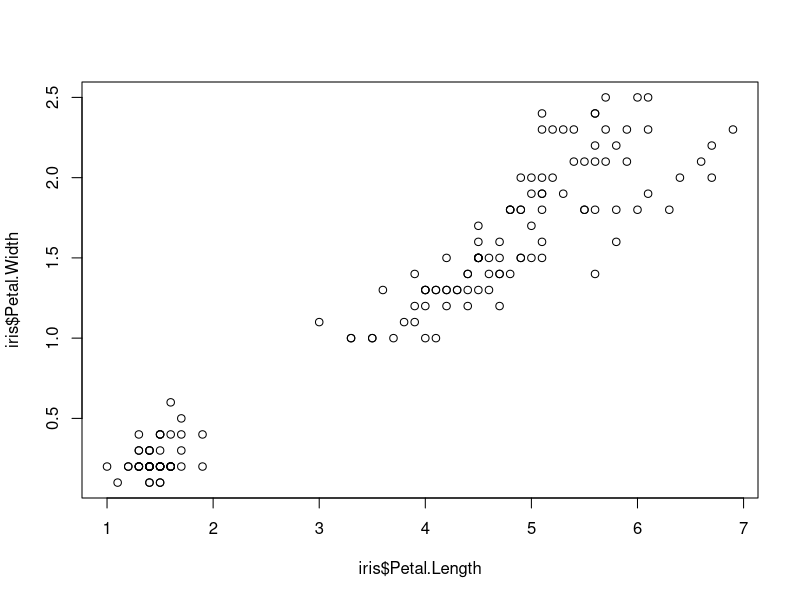
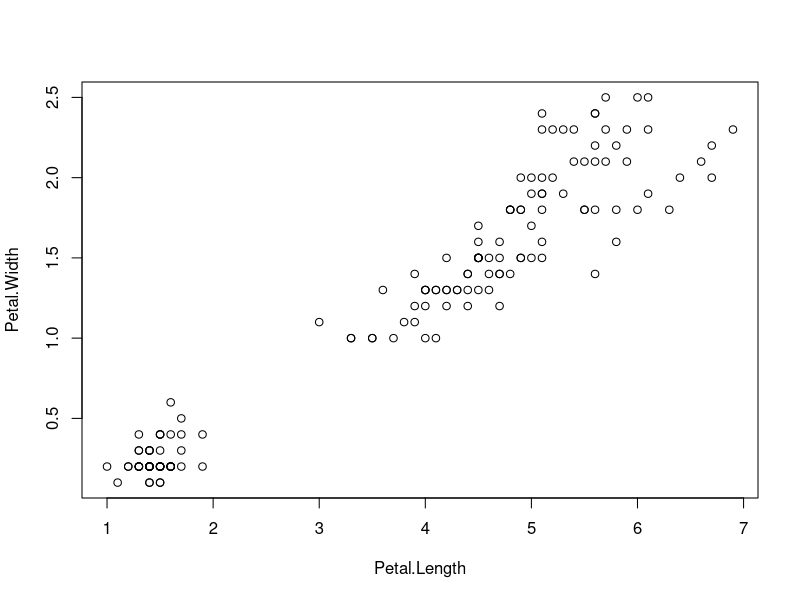
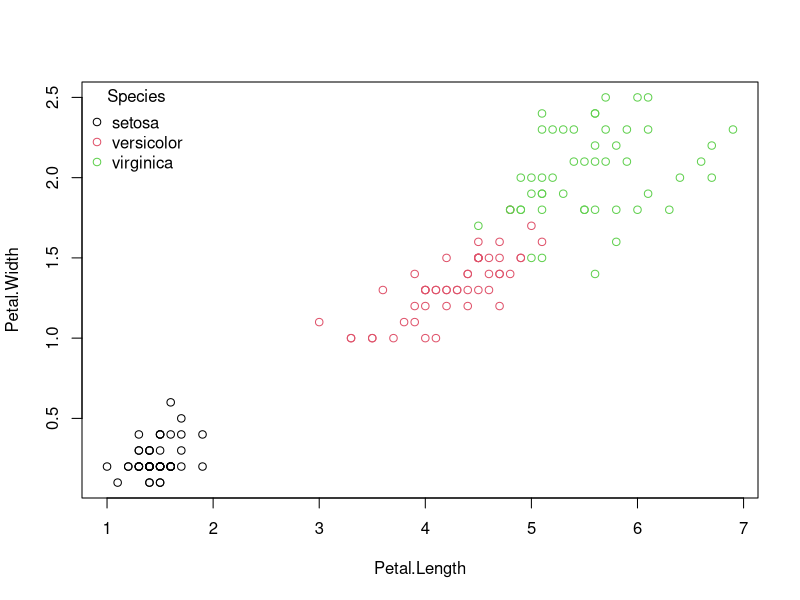
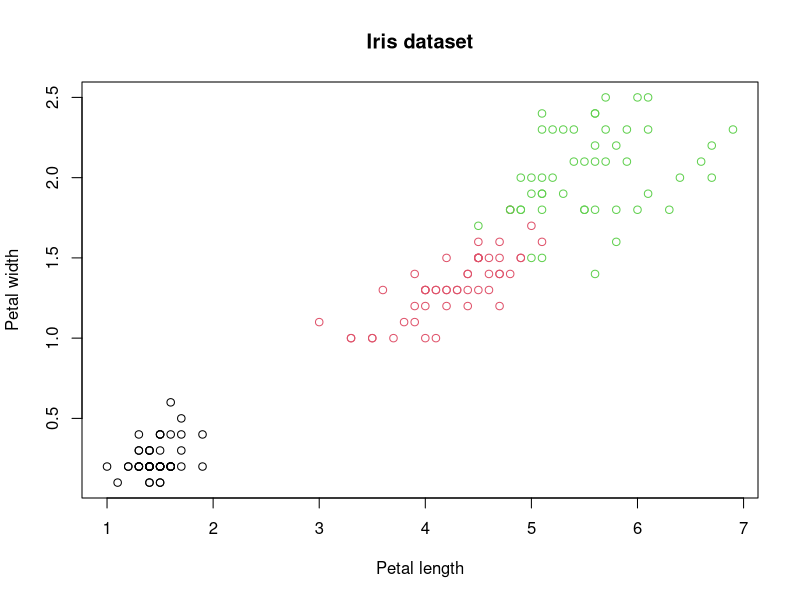
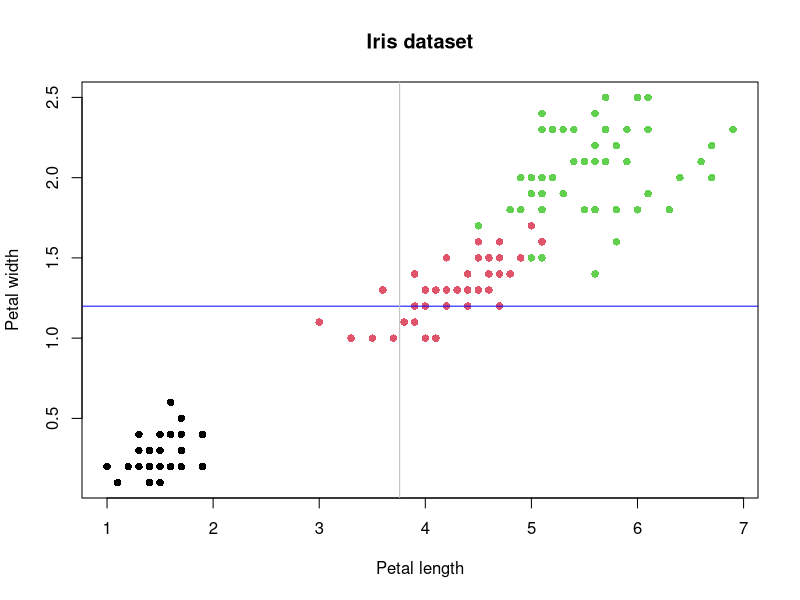
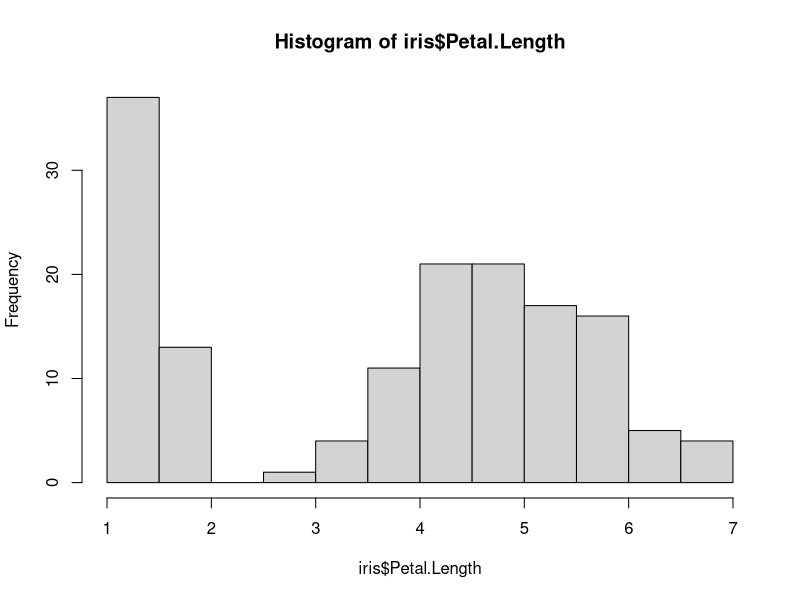
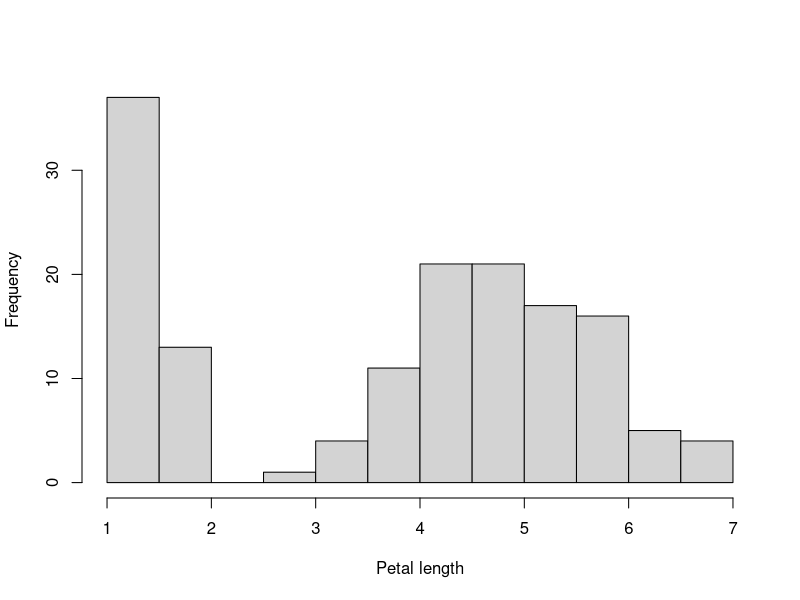
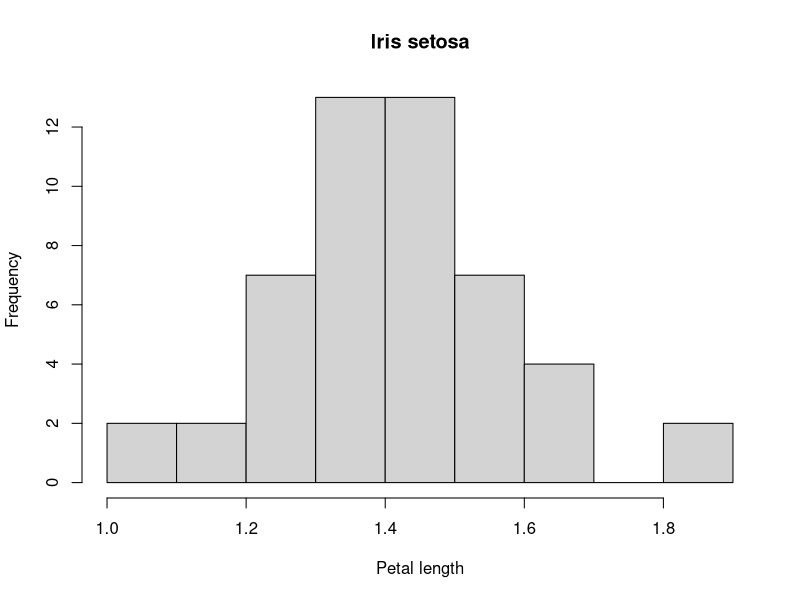

These figures' R source, in order:

# Data visualisation ----------------------------------------------------------

# Prepare workspace ----------
#setwd("path_to_your_working_directory") # replace with your working directory
#rm(list = ls())

# load libraries
library(dplyr)


# Load data ----------
data(iris)
head(iris)
data(airquality)
head(airquality)


# Scatterplot (two continuous variables) ----------
?plot

plot(x = iris$Petal.Length, y = iris$Petal.Width, type = "p")
plot(data = iris, Petal.Width ~ Petal.Length, type = "p") # ~ Shortcut on Mac: Alt + N (may vary depending on keyboard)

# colour (col) by group
plot(data = iris, Petal.Width ~ Petal.Length, type = "p", col = Species)
# add a legend
legend("topleft", legend = levels(iris$Species), col = 1:3, 
       title = "Species", pch = 1, bty = "n")

# add axis labels (xlab, ylab) and a title (main)
plot(data = iris, Petal.Width ~ Petal.Length, type = "p", col = Species,
     xlab = "Petal length", ylab = "Petal width", main = "Iris dataset")

# change point symbol (pch)
?pch
plot(data = iris, Petal.Width ~ Petal.Length, type = "p", col = Species,
     xlab = "Petal length", ylab = "Petal width", main = "Iris dataset",
     pch = 16)

# add vertical and horizontal lines to the plot
mean_petal_width <- mean(iris$Petal.Width)
abline(h = mean_petal_width, col = "blue") # h = ..., h for horizontal

abline(v = mean(iris$Petal.Length), col = "grey") # v = ..., v for vertical


# Histogram (distribution of a single variable) ----------
hist(x = iris$Petal.Length)
hist(x = iris$Petal.Length, xlab = "Petal length", main = "")

# for one species only
iris_setosa <- filter(iris, Species == "setosa")
hist(x = iris_setosa$Petal.Length, xlab = "Petal length", 
     main = "Iris setosa")
# change axis limits (xlim, ylim)
hist(x = iris_setosa$Petal.Length, xlab = "Petal length", 
     main = "Iris setosa", xlim = c(0.8, 2.2), ylim = c(0, 14))


# Boxplot (compare distributions of groups) ----------
boxplot(data = iris, Sepal.Length ~ Species, ylab = "Sepal length")

# add approximate confidence intervals (notch)
boxplot(data = iris, Sepal.Length ~ Species, ylab = "Sepal length", 
        notch = TRUE)


# Time-series plot (line plot) ----------
# create date column for airquality
?airquality

airquality_plot <- airquality %>%
        # add year column
        mutate(Year = 1973) %>% 
        # add a date column (combination of columns year, month, day)
        mutate(ts = as.Date(paste(Year, Month, Day, sep = "-",
                                  format = "%Y-%m-%d")))

str(airquality_plot)

plot(data = airquality_plot, Ozone ~ ts, type = "l")



# Multiple plots in same window ----------

# prepare datasets for one histogram per species
iris_setosa <- filter(iris, Species == "setosa")
iris_versicolor <- filter(iris, Species == "versicolor")
iris_virginica <- filter(iris, Species == "virginica")

# prepare window to draw multiple plots
?par # par controls graphical parameters in the plot window
par(mfrow = c(1, 3)) # 1 row, 3 columns

hist(x = iris_setosa$Petal.Length, xlab = "Petal length", 
     main = "Iris setosa")
hist(x = iris_versicolor$Petal.Length, xlab = "Petal length",
     main = "Iris versicolor")
hist(x = iris_virginica$Petal.Length, xlab = "Petal length",
     main = "Iris virginica")

dev.off() # reset plot window (also deletes the plot)


# more complex plot arrangements (layout)
layout(mat = matrix(1:4, ncol = 2, nrow = 2)) # same as par(mfrow = c(2, 2))
layout.show(4) # total number of plots

layout(mat = matrix(c(1, 2, 3, 3), ncol = 2, nrow = 2, byrow = TRUE), 
       widths = c(2, 1, 1))
layout.show(3)

hist(x = iris_setosa$Petal.Length, xlab = "Petal length", 
     main = "Iris setosa")
hist(x = iris_versicolor$Petal.Length, xlab = "Petal length",
     main = "Iris versicolor")
hist(x = iris_virginica$Petal.Length, xlab = "Petal length",
     main = "Iris virginica")



# another example of multiple plots (with layout)
layout(mat = matrix(c(1:2), ncol = 1))
layout.show(2)

# change margins for first plot
par(mar = c(0, 4.1, 4.1, 2.1)) # mar controls the margins of the plot window, mar = c(bottom, left, top, right)

# plot in the first panel
plot(x = airquality_plot$ts, y = airquality_plot$Ozone, type = "l",
     col = "blue", ylab = "Ozone", 
     main = "Airquality\nNew York, 1973", # '\n' introduces a line break
     xaxt = "n", # suppresses the x-axis label and ticks
     las = 1 # horizontal axis labels
     )

# change margins for the second plot
par(mar = c(5.1, 4.1, 0, 2.1))
# plot in the second panel
plot(x = airquality_plot$ts, y = airquality_plot$Temp, type = "l",
     ylab = "Temperature", col = "red", las = 1)



# Save plots ----------

getwd() # plots are by default saved to the current working directory

# 1) Define the name and size of the plot and where to save it
pdf(file = "my_first_plot.pdf", width = 8, height = 4) # add .pdf to the file name

# 2) Draw plots (i.e. run plot commands)
par(mfrow = c(1, 3)) # 1 row, 3 columns

hist(x = iris_setosa$Petal.Length, xlab = "Petal length", 
     main = "Iris setosa")
hist(x = iris_versicolor$Petal.Length, xlab = "Petal length",
     main = "Iris versicolor")
hist(x = iris_virginica$Petal.Length, xlab = "Petal length",
     main = "Iris virginica")

# 3) Write plot to file by shutting off the plotting device
dev.off()


# Visualisation capabilities of R ----------

# for inspirations on nice graphs and the potential of R for plotting
# https://www.r-graph-gallery.com/


